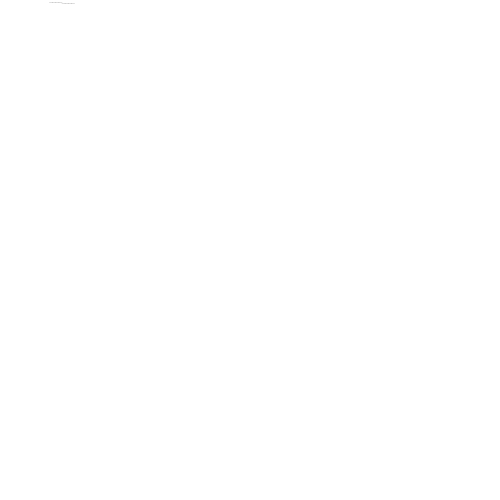
Frame 1 (no input)
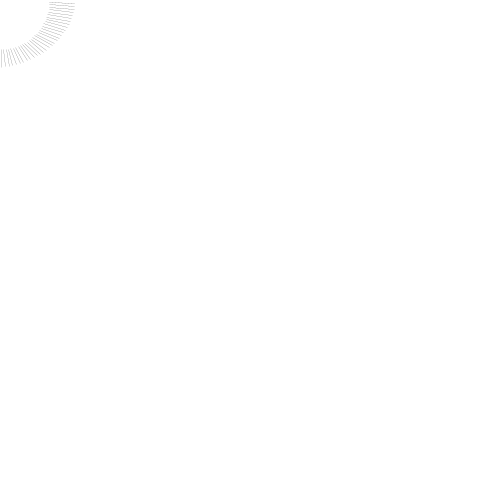
Frame 60 (the mouse pressed at the canvas centre just before this capture)
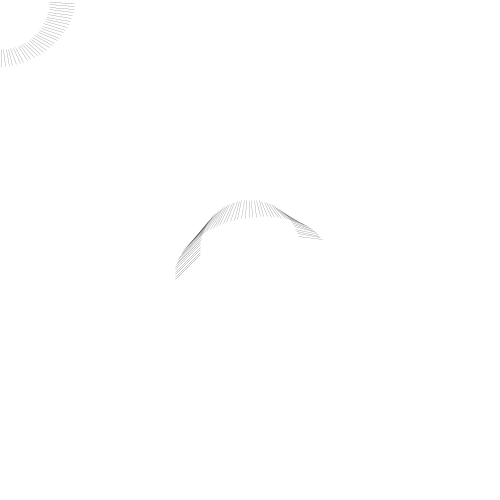
Frame 120 (the mouse held since frame 60 and released just before this capture)

The Processing sketch that drew these frames (run headless with seeded random() and noise(); from frame 60 on, the mouse is pressed at the canvas centre):

// Processing sketch: processing_17352
// ── processing_17352.pde

float angle=0.0;
float speed=0.05;
float radius=50.0;
float sx=1.0;
float sy=0.5;

void setup(){
  size(500,500);
  background(255);
  strokeWeight(0.15);
  smooth();
}

void draw(){
 // fill(0,4);
  //rect(0,0,width,height);
  angle+=speed;
  float sinval=sin(angle);
  float cosval=cos(angle);
  float x=mouseX+(cosval*radius);
  float y=mouseY+(sinval*radius);
  fill(255);
  stroke(0);
  //line(x,y,2,2);

  float x2=x+cos(angle*sx)*radius/2;
  float y2=y+sin(angle*sy)*radius/2;
  line(x2,y2,x,y);
}
void keyPressed(){
  background(255);
}
